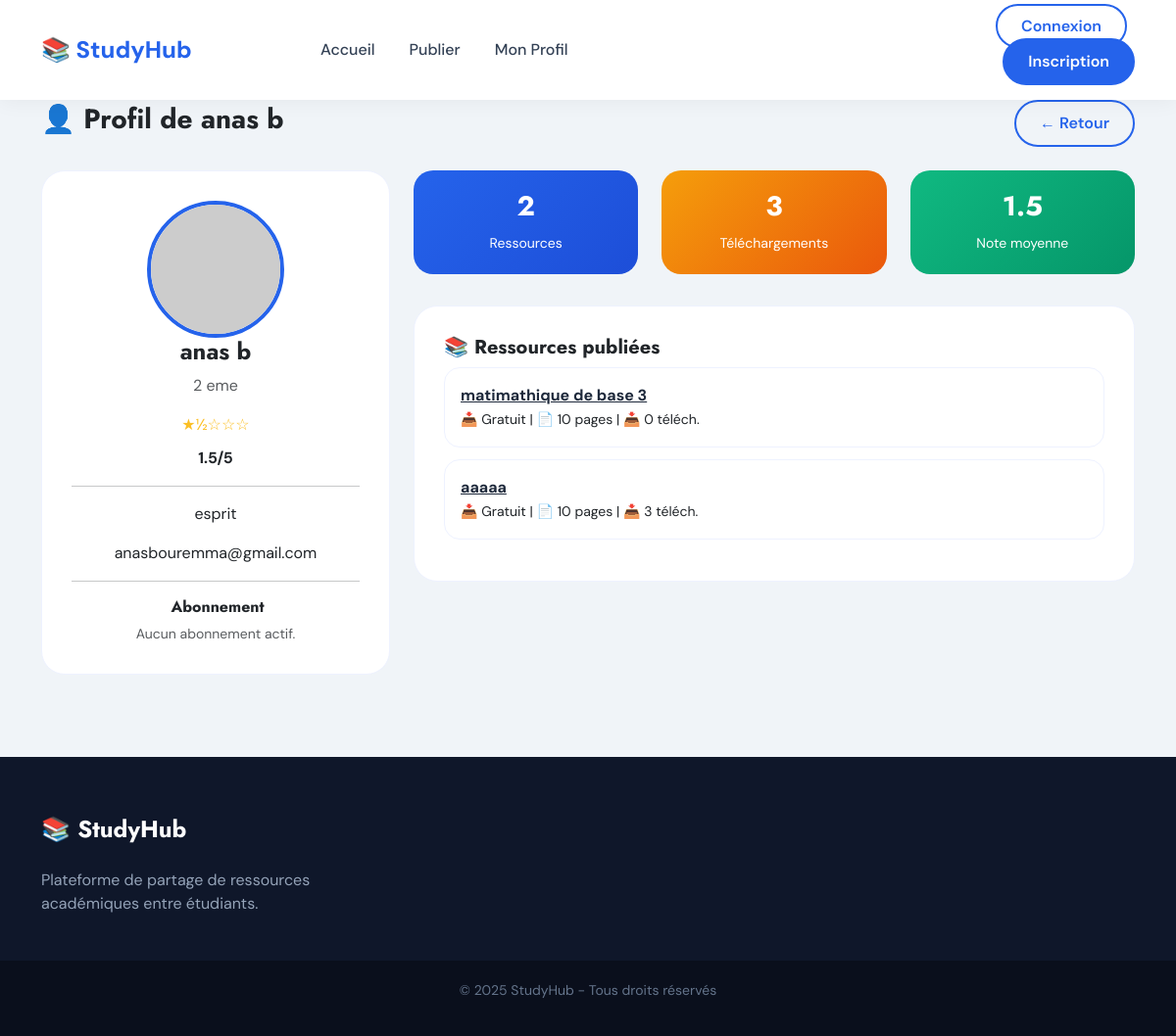
Page /index.php?action=profile&subaction=view&id=2 on the committed database.
### tables this page shows
CREATE TABLE `users` (
  `id` int(11) NOT NULL AUTO_INCREMENT,
  `nom` varchar(50) NOT NULL,
  `prenom` varchar(50) NOT NULL,
  `universite` varchar(255) NOT NULL,
  `filiere` varchar(255) NOT NULL,
  `email` varchar(255) NOT NULL,
  `mdp` varchar(255) NOT NULL,
  `tel` int(255) NOT NULL,
  `bio` varchar(500) NOT NULL,
  `photo` varchar(255) NOT NULL,
  `role` int(11) NOT NULL DEFAULT 1,
  `score` decimal(10,0) NOT NULL,
  `note_moyenne` decimal(3,2) DEFAULT 0.00,
  PRIMARY KEY (`id`),
  UNIQUE KEY `email` (`email`),
  UNIQUE KEY `tel` (`tel`)
);

CREATE TABLE `ressource` (
  `id_res` int(11) NOT NULL AUTO_INCREMENT,
  `titre` varchar(255) NOT NULL,
  `description` varchar(500) NOT NULL,
  `type` varchar(255) NOT NULL,
  `niveau` varchar(255) NOT NULL,
  `acces` varchar(255) NOT NULL,
  `prix` double NOT NULL,
  `fichier` varchar(255) NOT NULL,
  `id` int(11) NOT NULL,
  `pages` int(11) DEFAULT 0,
  `downloads` int(11) DEFAULT 0,
  `date_creation` timestamp NOT NULL DEFAULT current_timestamp(),
  `note_moyenne` decimal(3,2) DEFAULT 0.00,
  `matiere` varchar(255) DEFAULT 'Autre',
  `photo` varchar(500) DEFAULT '',
  PRIMARY KEY (`id_res`),
  KEY `id` (`id`),
  CONSTRAINT `ressource_ibfk_1` FOREIGN KEY (`id`) REFERENCES `users` (`id`)
);

### controllers/profileController.php (called while the page is built, shortened)
<?php
function profileView($id) {
    global $pdo;
    require_once __DIR__ . '/../models/userModel.php';
    require_once __DIR__ . '/../models/resourceModel.php';
    $profileUser = getUserById($pdo, $id);
    $userResources = getUserResources($pdo, $id);
    $totalResources = count($userResources);
    $totalDownloads = 0;
    $totalRating = 0;
    foreach ($userResources as $res) {
        $totalDownloads += $res['downloads'] ?? 0;
        $totalRating += $res['note_moyenne'] ?? 0;
    }
    $avgUserRating = $totalResources > 0 ? round($totalRating / $totalResources, 1) : 0;
    $currentUser = getCurrentUser($pdo);
    $profileSubscription = getActiveSubscriptionByUser($pdo, $id);
    require_once __DIR__ . '/../views/profile/view_other.php';
}
?>

### config.php (called while the page is built, shortened)
<?php
function getCurrentUser($pdo) {
    if (!isset($_SESSION['user_id'])) return null;
    $stmt = $pdo->prepare("SELECT * FROM users WHERE id = ?");
    $stmt->execute([$_SESSION['user_id']]);
    return $stmt->fetch();
}
function escape($string) {
    return htmlspecialchars($string ?? '', ENT_QUOTES, 'UTF-8');
}
function generateStarRating($rating) {
    $full = floor($rating);
    $half = ($rating - $full) >= 0.5;
    $stars = '';
    for ($i = 1; $i <= 5; $i++) {
        if ($i <= $full) {
            $stars .= '★';
        } elseif ($half && $i == $full + 1) {
            $stars .= '½';
        } else {
            $stars .= '☆';
        }
    }
    return $stars;
}
?>

### models/userModel.php (called while the page is built, shortened)
<?php
function getUserById($pdo, $id) {
    $stmt = $pdo->prepare("SELECT * FROM users WHERE id = ?");
    $stmt->execute([$id]);
    return $stmt->fetch();
}
?>

### models/resourceModel.php (called while the page is built, shortened)
<?php
function getUserResources($pdo, $userId) {
    $stmt = $pdo->prepare("SELECT * FROM ressource WHERE id = ? ORDER BY id_res DESC");
    $stmt->execute([$userId]);
    return $stmt->fetchAll();
}
?>

### views/profile/view_other.php (the view, shortened to what this page needs)
<!DOCTYPE html>
<html lang="fr">
<head>
    <link href="https://cdn.jsdelivr.net/npm/bootstrap@5.3.0/dist/css/bootstrap.min.css" rel="stylesheet">
    <link rel="stylesheet" href="https://cdnjs.cloudflare.com/ajax/libs/font-awesome/6.5.2/css/all.min.css">
    <link rel="stylesheet" href="https://cdn.jsdelivr.net/npm/themify-icons@0.1.2/css/themify-icons.css">
    <link rel="stylesheet" href="css/style.css">
</head>
<body>
<nav class="navbar-custom">
    <div class="container">
        <div class="row align-items-center">
            <div class="col-6 col-lg-3"><a href="index.php?action=home" class="logo">📚 StudyHub</a></div>
            <div class="col-lg-6 d-none d-lg-block"><ul class="nav-links"><li><a href="index.php?action=home">Accueil</a></li><li><a href="index.php?action=resource&subaction=upload">Publier</a></li><li><a href="index.php?action=profile">Mon Profil</a></li></ul></div>
            <div class="col-6 col-lg-3 text-end">
                <?php if ($currentUser): ?>
                    <span><i class="ti-user me-1"></i> <?= escape($currentUser['nom']) ?> <a href="index.php?action=logout" class="ms-2 text-danger"><i class="ti-power-off"></i></a></span>
                <?php else: ?>
                    <a href="index.php?action=login" class="btn-outline-custom me-2">Connexion</a>
                    <a href="index.php?action=register" class="btn-primary-custom">Inscription</a>
                <?php endif; ?>
            </div>
        </div>
    </div>
</nav>
<div class="container">
    <div class="d-flex justify-content-between align-items-center mb-4"><h3>👤 Profil de <?= escape($profileUser['nom']) ?> <?= escape($profileUser['prenom']) ?></h3><a href="index.php?action=home" class="btn-outline-custom">← Retour</a></div>
    <div class="row">
        <div class="col-md-4 mb-4">
            <div class="profile-card">
                <img src="<?= !empty($profileUser['photo']) ? $profileUser['photo'] : 'https://randomuser.me/api/portraits/men/32.jpg' ?>" class="profile-avatar">
                <h4><?= escape($profileUser['nom']) ?> <?= escape($profileUser['prenom']) ?></h4>
                <p class="text-muted"><?= escape($profileUser['filiere'] ?: 'Étudiant') ?></p>
                <div class="stars"><?= generateStarRating($avgUserRating) ?></div>
                <p><strong><?= number_format($avgUserRating,1) ?>/5</strong></p>
                <hr><p><i class="ti-location-pin"></i> <?= escape($profileUser['universite'] ?: 'Non renseignée') ?></p>
                <p><i class="ti-email"></i> <?= escape($profileUser['email']) ?></p>
                <hr>
                <h6 class="mb-2"><i class="ti-star me-1"></i> Abonnement</h6>
                <?php if (!empty($profileSubscription)): ?>
                    <p class="mb-0"><strong><?= escape($profileSubscription['nom']) ?></strong></p>
                    <p class="text-muted small mb-0">Jusqu'au <?= escape($profileSubscription['date_fin']) ?></p>
                <?php else: ?>
                    <p class="text-muted small mb-0">Aucun abonnement actif.</p>
                <?php endif; ?>
            </div>
        </div>
        <div class="col-md-8">
            <div class="row mb-4">
                <div class="col-6 col-md-4 mb-2"><div class="stat-card"><i class="ti-book"></i><h3><?= $totalResources ?></h3><small>Ressources</small></div></div>
                <div class="col-6 col-md-4 mb-2"><div class="stat-card" style="background:linear-gradient(135deg,#f59e0b,#ea580c);"><i class="ti-download"></i><h3><?= number_format($totalDownloads) ?></h3><small>Téléchargements</small></div></div>
                <div class="col-6 col-md-4 mb-2"><div class="stat-card" style="background:linear-gradient(135deg,#10b981,#059669);"><i class="ti-star"></i><h3><?= number_format($avgUserRating,1) ?></h3><small>Note moyenne</small></div></div>
            </div>
            <div class="profile-card text-start"><h5>📚 Ressources publiées</h5>
                <?php foreach ($userResources as $res): ?>
                <div class="resource-item"><strong><a href="index.php?action=resource&subaction=detail&id=<?= $res['id_res'] ?>" style="color:#1e293b;"><?= escape($res['titre']) ?></a></strong><br><small><?= $res['acces'] == 'Premium' ? "💰 {$res['prix']} DT" : '📥 Gratuit' ?> | 📄 <?= $res['pages'] ?> pages | 📥 <?= number_format($res['downloads']) ?> téléch.</small></div>
                <?php endforeach; ?>
            </div>
        </div>
    </div>
</div>
<footer class="footer"><div class="container"><div class="row"><div class="col-lg-4"><h4>📚 StudyHub</h4><p>Plateforme de partage de ressources académiques entre étudiants.</p></div></div></div></footer>
<div class="copyright"><p>&copy; 2025 StudyHub - Tous droits réservés</p></div>
</body>
</html>

### css/style.css (style rules this page uses)
* { margin: 0; padding: 0; box-sizing: border-box; }
body { font-family: 'DM Sans', sans-serif; background: #f0f4f8; }
:root { --primary: #2563eb; --primary-light: #dbeafe; }
h1, h2, h3, h4, h5, h6 { font-family: 'Jost', sans-serif; font-weight: 700; }
.btn-primary-custom { background: var(--primary); color: white; padding: 10px 24px; border-radius: 40px; font-weight: 600; border: 2px solid var(--primary); transition: 0.3s; text-decoration: none; display: inline-block; }
.btn-outline-custom { background: transparent; border: 2px solid var(--primary); color: var(--primary); padding: 10px 24px; border-radius: 40px; font-weight: 600; transition: 0.3s; text-decoration: none; }
.navbar-custom { background: white; box-shadow: 0 2px 20px rgba(0,0,0,0.05); padding: 15px 0; position: sticky; top: 0; z-index: 1000; }
.logo { font-size: 24px; font-weight: 800; color: var(--primary); text-decoration: none; }
.nav-links { display: flex; gap: 35px; list-style: none; margin: 0; padding: 0; }
.nav-links a { color: #334155; text-decoration: none; font-weight: 500; transition: 0.3s; }
.stars { color: #fbbf24; margin-bottom: 10px; }
.footer { background: #0f172a; color: #94a3b8; padding: 60px 0 30px; margin-top: 60px; }
.footer h4 { color: white; margin-bottom: 25px; }
.copyright { background: #0a0f1c; text-align: center; padding: 20px; font-size: 14px; color: #64748b; }
.profile-card { background: white; border-radius: 24px; padding: 30px; text-align: center; border: 1px solid #eef2ff; }
.profile-avatar { width: 140px; height: 140px; border-radius: 50%; object-fit: cover; border: 4px solid var(--primary); }
.resource-item { background: white; border-radius: 16px; padding: 16px; margin-bottom: 12px; border: 1px solid #eef2ff; transition: 0.3s; }
.stat-card { background: linear-gradient(135deg, #2563eb, #1d4ed8); color: white; border-radius: 20px; padding: 20px; text-align: center; }

### rows in the picture
users: nom "anas", prenom "b", filiere "2 eme", universite "esprit", email "anasbouremma@gmail.com"
ressource: titre "matimathique de base 3", acces "📥 Gratuit", pages "10", downloads "0"
ressource: titre "aaaaa", acces "📥 Gratuit", pages "10", downloads "3"

### other values in the picture
generateStarRating($avgUserRating) "★½☆☆☆"
$avgUserRating "1.5"
$totalResources "2"
$totalDownloads "3"
